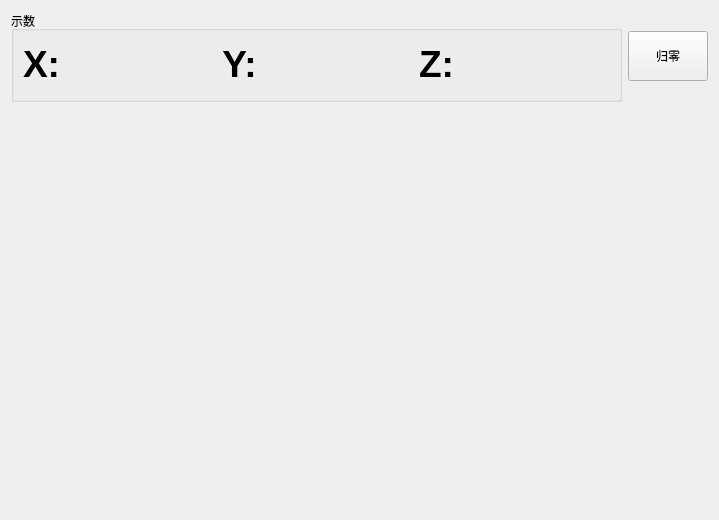
      <widget class="QWidget" name="tab_5">
       <attribute name="title">
        <string>位移传感器</string>
       </attribute>
       <layout class="QVBoxLayout" name="verticalLayout_8">
        <item>
         <layout class="QHBoxLayout" name="horizontalLayout_6">
          <item>
           <widget class="QGroupBox" name="groupBox_2">
            <property name="title">
             <string>示数</string>
            </property>
            <layout class="QHBoxLayout" name="horizontalLayout_5">
             <item>
              <widget class="QLabel" name="label_4">
               <property name="text">
                <string>&lt;html&gt;&lt;head/&gt;&lt;body&gt;&lt;p align=&quot;center&quot;&gt;&lt;span style=&quot; font-size:28pt; font-weight:600;&quot;&gt;X:&lt;/span&gt;&lt;/p&gt;&lt;/body&gt;&lt;/html&gt;</string>
               </property>
              </widget>
             </item>
             <item>
              <widget class="QLabel" name="x_lcdNumber">
               <property name="minimumSize">
                <size>
                 <width>150</width>
                 <height>50</height>
                </size>
               </property>
               <property name="text">
                <string/>
               </property>
              </widget>
             </item>
             <item>
              <widget class="QLabel" name="label_5">
               <property name="text">
                <string>&lt;html&gt;&lt;head/&gt;&lt;body&gt;&lt;p align=&quot;center&quot;&gt;&lt;span style=&quot; font-size:28pt; font-weight:600;&quot;&gt;Y:&lt;/span&gt;&lt;/p&gt;&lt;/body&gt;&lt;/html&gt;</string>
               </property>
              </widget>
             </item>
             <item>
              <widget class="QLabel" name="y_lcdNumber">
               <property name="minimumSize">
                <size>
                 <width>150</width>
                 <height>50</height>
                </size>
               </property>
               <property name="text">
                <string/>
               </property>
              </widget>
             </item>
             <item>
              <widget class="QLabel" name="label_6">
               <property name="text">
                <string>&lt;html&gt;&lt;head/&gt;&lt;body&gt;&lt;p align=&quot;center&quot;&gt;&lt;span style=&quot; font-size:28pt; font-weight:600;&quot;&gt;Z:&lt;/span&gt;&lt;/p&gt;&lt;/body&gt;&lt;/html&gt;</string>
               </property>
              </widget>
             </item>
             <item>
              <widget class="QLabel" name="z_lcdNumber">
               <property name="minimumSize">
                <size>
                 <width>150</width>
                 <height>50</height>
                </size>
               </property>
               <property name="text">
                <string/>
               </property>
              </widget>
             </item>
            </layout>
           </widget>
          </item>
          <item>
           <widget class="QPushButton" name="zeroccd_pushButton">
            <property name="minimumSize">
             <size>
              <width>75</width>
              <height>50</height>
             </size>
            </property>
            <property name="maximumSize">
             <size>
              <width>200</width>
              <height>16777215</height>
             </size>
            </property>
            <property name="styleSheet">
             <string notr="true">font: 75 14pt &quot;微软雅黑&quot;;</string>
            </property>
            <property name="text">
             <string>归零</string>
            </property>
           </widget>
          </item>
         </layout>
        </item>
        <item>
         <widget class="QChartView" name="laserchartview" native="true">
          <property name="minimumSize">
           <size>
            <width>0</width>
            <height>401</height>
           </size>
          </property>
         </widget>
        </item>
       </layout>
      </widget>
